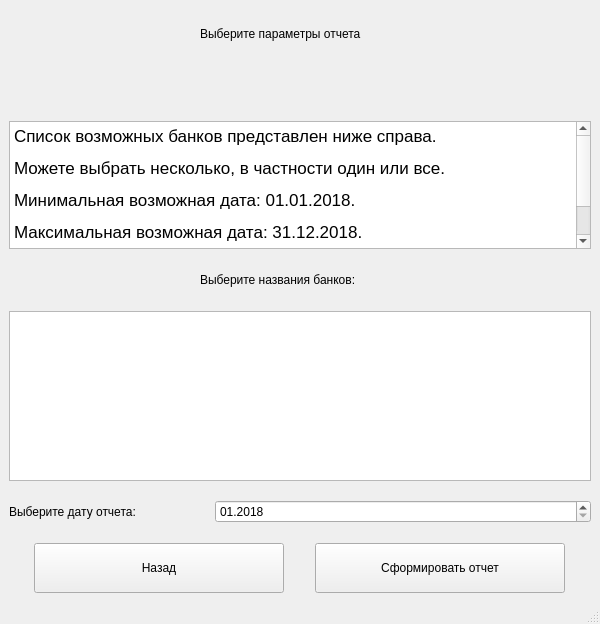
<?xml version="1.0" encoding="UTF-8"?>
<ui version="4.0">
 <class>BankListReportWindow</class>
 <widget class="QMainWindow" name="BankListReportWindow">
  <property name="geometry">
   <rect>
    <x>0</x>
    <y>0</y>
    <width>600</width>
    <height>624</height>
   </rect>
  </property>
  <property name="minimumSize">
   <size>
    <width>600</width>
    <height>450</height>
   </size>
  </property>
  <property name="maximumSize">
   <size>
    <width>16777215</width>
    <height>16777215</height>
   </size>
  </property>
  <property name="windowTitle">
   <string>Создание отчета для нескольких банков</string>
  </property>
  <widget class="QWidget" name="centralwidget">
   <layout class="QVBoxLayout" name="verticalLayout">
    <item alignment="Qt::AlignHCenter|Qt::AlignTop">
     <widget class="QLabel" name="HeadingLabel">
      <property name="minimumSize">
       <size>
        <width>200</width>
        <height>50</height>
       </size>
      </property>
      <property name="text">
       <string>Выберите параметры отчета</string>
      </property>
     </widget>
    </item>
    <item alignment="Qt::AlignHCenter|Qt::AlignVCenter">
     <widget class="QLabel" name="StatusLabel">
      <property name="minimumSize">
       <size>
        <width>0</width>
        <height>50</height>
       </size>
      </property>
      <property name="maximumSize">
       <size>
        <width>16777215</width>
        <height>50</height>
       </size>
      </property>
      <property name="text">
       <string/>
      </property>
     </widget>
    </item>
    <item alignment="Qt::AlignTop">
     <widget class="QTextBrowser" name="DescriptionTextBrowser">
      <property name="minimumSize">
       <size>
        <width>100</width>
        <height>0</height>
       </size>
      </property>
      <property name="maximumSize">
       <size>
        <width>16777215</width>
        <height>150</height>
       </size>
      </property>
      <property name="html">
       <string>&lt;!DOCTYPE HTML PUBLIC &quot;-//W3C//DTD HTML 4.0//EN&quot; &quot;http://www.w3.org/TR/REC-html40/strict.dtd&quot;&gt;
&lt;html&gt;&lt;head&gt;&lt;meta name=&quot;qrichtext&quot; content=&quot;1&quot; /&gt;&lt;style type=&quot;text/css&quot;&gt;
p, li { white-space: pre-wrap; }
&lt;/style&gt;&lt;/head&gt;&lt;body style=&quot; font-family:'.AppleSystemUIFont'; font-size:13pt; font-weight:400; font-style:normal;&quot;&gt;
&lt;p style=&quot; margin-top:12px; margin-bottom:12px; margin-left:0px; margin-right:0px; -qt-block-indent:0; text-indent:0px;&quot;&gt;Список возможных банков представлен ниже справа. &lt;/p&gt;
&lt;p style=&quot; margin-top:12px; margin-bottom:12px; margin-left:0px; margin-right:0px; -qt-block-indent:0; text-indent:0px;&quot;&gt;Можете выбрать несколько, в частности один или все.&lt;/p&gt;
&lt;p style=&quot; margin-top:12px; margin-bottom:12px; margin-left:0px; margin-right:0px; -qt-block-indent:0; text-indent:0px;&quot;&gt;Минимальная возможная дата: 01.01.2018.&lt;/p&gt;
&lt;p style=&quot; margin-top:12px; margin-bottom:12px; margin-left:0px; margin-right:0px; -qt-block-indent:0; text-indent:0px;&quot;&gt;Максимальная возможная дата: 31.12.2018.&lt;/p&gt;
&lt;p style=&quot; margin-top:12px; margin-bottom:12px; margin-left:0px; margin-right:0px; -qt-block-indent:0; text-indent:0px;&quot;&gt;&lt;br /&gt;&lt;/p&gt;&lt;/body&gt;&lt;/html&gt;</string>
      </property>
     </widget>
    </item>
    <item>
     <layout class="QHBoxLayout" name="horizontalLayout">
      <item>
       <widget class="QLabel" name="BankNameLabel">
        <property name="minimumSize">
         <size>
          <width>200</width>
          <height>50</height>
         </size>
        </property>
        <property name="maximumSize">
         <size>
          <width>200</width>
          <height>50</height>
         </size>
        </property>
        <property name="text">
         <string>Выберите названия банков:</string>
        </property>
       </widget>
      </item>
     </layout>
    </item>
    <item>
     <widget class="QListWidget" name="BankListWidget">
      <property name="selectionMode">
       <enum>QAbstractItemView::MultiSelection</enum>
      </property>
     </widget>
    </item>
    <item>
     <layout class="QHBoxLayout" name="horizontalLayout_2">
      <item>
       <widget class="QLabel" name="DateLabel">
        <property name="minimumSize">
         <size>
          <width>200</width>
          <height>50</height>
         </size>
        </property>
        <property name="maximumSize">
         <size>
          <width>200</width>
          <height>50</height>
         </size>
        </property>
        <property name="text">
         <string>Выберите дату отчета:</string>
        </property>
       </widget>
      </item>
      <item>
       <widget class="QDateEdit" name="DateEdit">
        <property name="maximumDate">
         <date>
          <year>2018</year>
          <month>12</month>
          <day>31</day>
         </date>
        </property>
        <property name="minimumDate">
         <date>
          <year>2018</year>
          <month>1</month>
          <day>1</day>
         </date>
        </property>
        <property name="displayFormat">
         <string>MM.yyyy</string>
        </property>
       </widget>
      </item>
     </layout>
    </item>
    <item>
     <layout class="QHBoxLayout" name="horizontalLayout_3">
      <item>
       <widget class="QPushButton" name="BackPushButton">
        <property name="minimumSize">
         <size>
          <width>200</width>
          <height>50</height>
         </size>
        </property>
        <property name="maximumSize">
         <size>
          <width>250</width>
          <height>50</height>
         </size>
        </property>
        <property name="text">
         <string>Назад</string>
        </property>
       </widget>
      </item>
      <item>
       <widget class="QPushButton" name="FormPushButton">
        <property name="minimumSize">
         <size>
          <width>200</width>
          <height>50</height>
         </size>
        </property>
        <property name="maximumSize">
         <size>
          <width>250</width>
          <height>50</height>
         </size>
        </property>
        <property name="text">
         <string>Сформировать отчет</string>
        </property>
       </widget>
      </item>
     </layout>
    </item>
   </layout>
  </widget>
  <widget class="QStatusBar" name="statusbar"/>
 </widget>
 <resources/>
 <connections/>
</ui>
